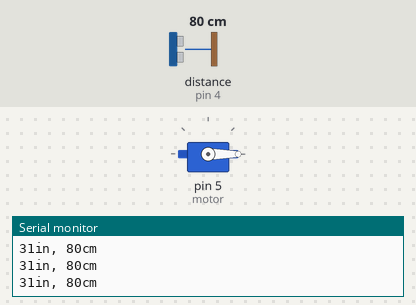
Bench run of a sketch on a simulated Arduino Uno, built with avr-gcc and run on an emulated ATmega328P. On the bench: servo, the last lines printed to the serial monitor. Wiring (inferred from the names in the program): ultrasonic range finder: trigger pin 3; echo pin 4. The inputs (shaded band) are chosen by the test bench; at power-on: distance to the obstacle (sensor on pin 4) 80 cm. The echo pulse lasts 58.3 µs per cm.

Above: at 1.2 s.
1.3 s: distance to the obstacle (sensor on pin 4) set to 28 cm
2.8 s: distance to the obstacle (sensor on pin 4) set to 23 cm
At 4.1 s:
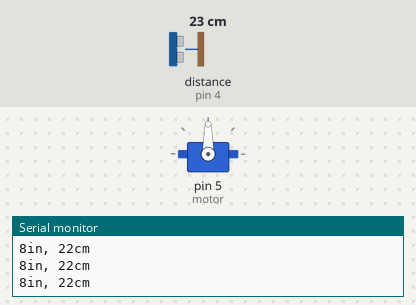
4.4 s: distance to the obstacle (sensor on pin 4) set to 12 cm
5.9 s: distance to the obstacle (sensor on pin 4) set to 9 cm
At 7.2 s:
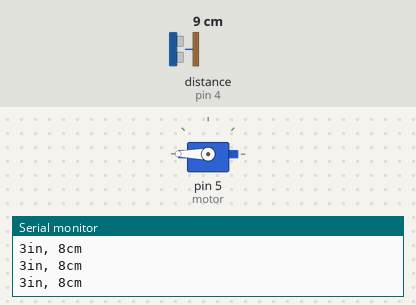
7.5 s: distance to the obstacle (sensor on pin 4) set to 11 cm
9.0 s: distance to the obstacle (sensor on pin 4) set to 15 cm
At 9.9 s:
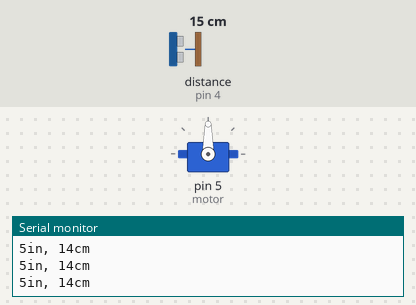
Timing chart, 0 to 11.6 s (numbered marks = the images above; inputs shaded):
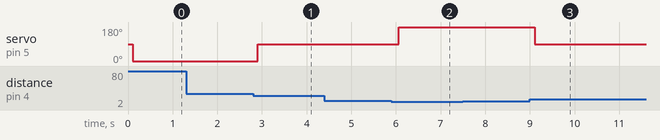

Measured:
- the behaviour switches between 26 and 25 cm on distance to the obstacle (sensor on pin 4) (found by bisection; images 0 and 1)
- the behaviour switches between 11 and 10 cm on distance to the obstacle (sensor on pin 4) (found by bisection; images 1 and 2)
- the behaviour switches between 12 and 13 cm on distance to the obstacle (sensor on pin 4) (found by bisection; images 2 and 3)
- after the input at 2.8 s, servo on pin 5 (motor): 0° → 90° after 0.11 s
- after the input at 5.9 s, servo on pin 5 (motor): 90° → 180° after 0.17 s
- after the input at 9.0 s, servo on pin 5 (motor): 180° → 90° after 0.11 s

The sketch:

Transducer_demo_code.ino
```cpp
#include <Wire.h>
#include "rgb_lcd.h"
#include <Servo.h>

int trig = 3; // attach pin 3 to Trig
int echo = 4; //attach pin 4 to Echo
Servo motor;

rgb_lcd lcd;

void setup() {
  // initialize serial communication:
  Serial.begin(9600);
  motor.attach(5); //Servo in digital 5!!
}

void loop()
{

  // establish variables for duration of the ping,
  // and the distance result in inches and centimeters:
  long duration, inches, cm;

  // The PING))) is triggered by a HIGH pulse of 2 or more microseconds.
  // Give a short LOW pulse beforehand to ensure a clean HIGH pulse:
  pinMode(trig, OUTPUT);
  digitalWrite(trig, LOW);
  delayMicroseconds(2);
  digitalWrite(trig, HIGH);
  delayMicroseconds(5);
  digitalWrite(trig, LOW);

  // The same pin is used to read the signal from the PING))): a HIGH
  // pulse whose duration is the time (in microseconds) from the sending
  // of the ping to the reception of its echo off of an object.
  pinMode(echo, INPUT);
  duration = pulseIn(echo, HIGH);

  // convert the time into a distance
  inches = microsecondsToInches(duration);
  cm = microsecondsToCentimeters(duration);

  Serial.print(inches);
  Serial.print("in, ");
  Serial.print(cm);
  Serial.print("cm");
  Serial.println();

  delay(100);

  if (inches > 10) //if distance is greater than 10 inches
  {
    motor.write(0);
  }
  if (inches < 10 && inches > 4) //if distance is greater than 10 inches
  {
    motor.write(90);
  }
  if (inches < 4 ) //if distance is greater than 10 inches
  {
    motor.write(180);
  }


}


long microsecondsToInches(long microseconds)
{
  // According to Parallax's datasheet for the PING))), there are
  // 73.746 microseconds per inch (i.e. sound travels at 1130 feet per
  // second). This gives the distance travelled by the ping, outbound
  // and return, so we divide by 2 to get the distance of the obstacle.
  // See: http://www.parallax.com/dl/docs/prod/acc/28015-PI...
  return microseconds / 74 / 2;
}

long microsecondsToCentimeters(long microseconds)
{
  // The speed of sound is 340 m/s or 29 microseconds per centimeter.
  // The ping travels out and back, so to find the distance of the
  // object we take half of the distance travelled.
  return microseconds / 29 / 2;
}
```
